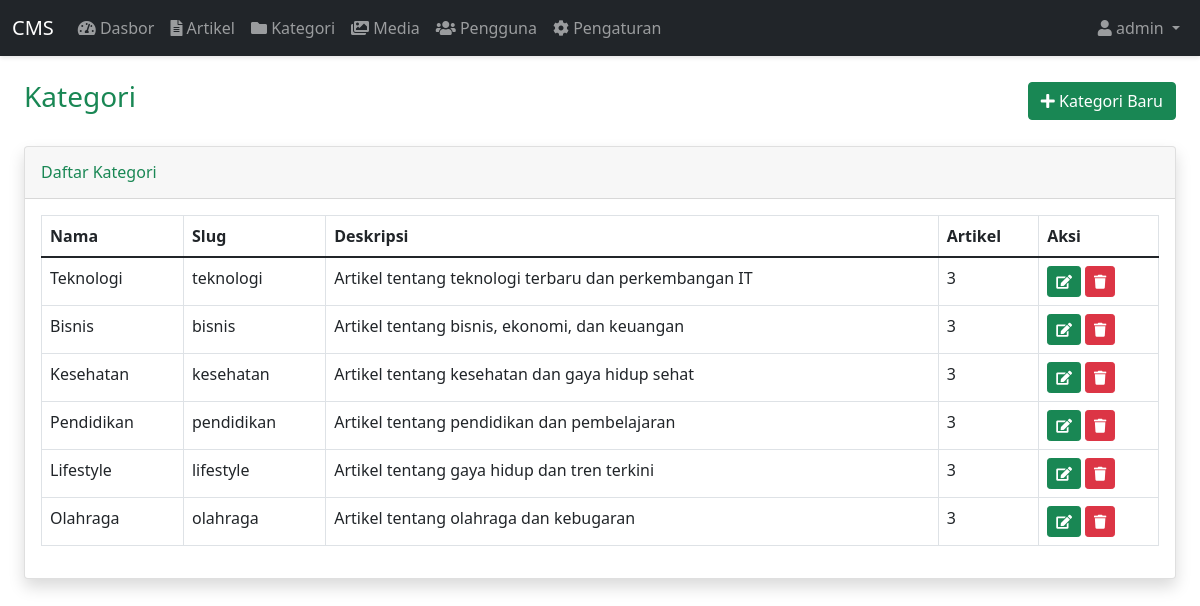
Page /admin/categories (signed in) on the committed database.
### app.py (models this page shows, shortened)
class User(UserMixin, db.Model):
    id = db.Column(db.Integer, primary_key=True)
    username = db.Column(db.String(80), unique=True, nullable=False)
    email = db.Column(db.String(120), unique=True, nullable=False)
    password_hash = db.Column(db.String(128))
    full_name = db.Column(db.String(100))
    role = db.Column(db.String(20), default='author')
    created_at = db.Column(db.DateTime, default=datetime.utcnow)
    posts = db.relationship('Post', backref='author', lazy=True)
    reset_token = db.Column(db.String(128))

class Category(db.Model):
    id = db.Column(db.Integer, primary_key=True)
    name = db.Column(db.String(100), nullable=False)
    slug = db.Column(db.String(100), unique=True, nullable=False)
    description = db.Column(db.Text)
    parent_id = db.Column(db.Integer, db.ForeignKey('category.id'))
    created_at = db.Column(db.DateTime, default=datetime.utcnow)
    posts = db.relationship('Post', secondary='post_categories')

### app.py (the view)
@app.route('/admin/categories')
@login_required
def admin_categories():
    categories = Category.query.all()
    return render_template('admin/categories.html', categories=categories)

### app.py (called while the page is built)
@app.context_processor
def inject_now():
    return {'now': datetime.now()}

@login_manager.user_loader
def load_user(user_id):
    return User.query.get(int(user_id))

### templates/admin/categories.html (shortened to what this page needs)
{% extends "base.html" %}
{% block content %}
<div class="container-fluid">
    <div class="d-flex justify-content-between align-items-center mb-4">
        <h1 class="h3 text-success">Kategori</h1>
        <a href="{{ url_for('admin_create_category') }}" class="btn btn-success">
            <i class="fas fa-plus"></i> Kategori Baru
        </a>
    </div>
    <div class="card shadow mb-4">
        <div class="card-header py-3">
            <h6 class="m-0 font-weight-bold text-success">Daftar Kategori</h6>
        </div>
        <div class="card-body">
            <div class="table-responsive">
                <table class="table table-bordered" width="100%" cellspacing="0">
                    <thead>
                        <tr>
                            <th>Nama</th>
                            <th>Slug</th>
                            <th>Deskripsi</th>
                            <th>Artikel</th>
                            <th>Aksi</th>
                        </tr>
                    </thead>
                    <tbody>
                        {% for category in categories %}
                        <tr>
                            <td>{{ category.name }}</td>
                            <td>{{ category.slug }}</td>
                            <td>{{ category.description or '-' }}</td>
                            <td>{{ category.posts|length }}</td>
                            <td>
                                <a href="{{ url_for('admin_edit_category', category_id=category.id) }}" class="btn btn-sm btn-success">
                                    <i class="fas fa-edit"></i>
                                </a>
                                <button class="btn btn-sm btn-danger" onclick="deleteCategory({{ category.id }})">
                                    <i class="fas fa-trash"></i>
                                </button>
                            </td>
                        </tr>
                        {% endfor %}
                    </tbody>
                </table>
            </div>
        </div>
    </div>
</div>
{% endblock %}

### templates/base.html (shortened to what this page needs)
<!DOCTYPE html>
<html lang="id">
<head>
    <link href="https://cdn.jsdelivr.net/npm/bootstrap@5.1.3/dist/css/bootstrap.min.css" rel="stylesheet">
    <link href="https://cdnjs.cloudflare.com/ajax/libs/font-awesome/5.15.4/css/all.min.css" rel="stylesheet">
    <link href="{{ url_for('static', filename='css/admin.css') }}" rel="stylesheet">
</head>
<body>
    {% if request.endpoint != 'login' %}
    <nav class="navbar navbar-expand-lg navbar-dark bg-dark fixed-top">
        <div class="container-fluid">
            <a class="navbar-brand" href="{{ url_for('admin_dashboard') }}">CMS</a>
            <div class="collapse navbar-collapse" id="navbarNav">
                <ul class="navbar-nav">
                    {% if current_user.is_authenticated %}
                    <li class="nav-item">
                        <a class="nav-link" href="{{ url_for('admin_dashboard') }}">
                            <i class="fas fa-tachometer-alt"></i> Dasbor
                        </a>
                    </li>
                    <li class="nav-item">
                        <a class="nav-link" href="{{ url_for('admin_posts') }}">
                            <i class="fas fa-file-alt"></i> Artikel
                        </a>
                    </li>
                    <li class="nav-item">
                        <a class="nav-link" href="{{ url_for('admin_categories') }}">
                            <i class="fas fa-folder"></i> Kategori
                        </a>
                    </li>
                    <li class="nav-item">
                        <a class="nav-link" href="{{ url_for('admin_media') }}">
                            <i class="fas fa-images"></i> Media
                        </a>
                    </li>
                    <li class="nav-item">
                        <a class="nav-link" href="{{ url_for('admin_users') }}">
                            <i class="fas fa-users"></i> Pengguna
                        </a>
                    </li>
                    {% if current_user.role == 'admin' %}
                    <li class="nav-item">
                        <a class="nav-link" href="{{ url_for('admin_settings') }}">
                            <i class="fas fa-cog"></i> Pengaturan
                        </a>
                    </li>
                    {% endif %}
                    {% endif %}
                </ul>
                <ul class="navbar-nav ms-auto">
                    {% if current_user.is_authenticated %}
                    <li class="nav-item dropdown">
                        <a class="nav-link dropdown-toggle" href="#" id="navbarDropdown" role="button" data-bs-toggle="dropdown">
                            <i class="fas fa-user"></i> {{ current_user.username }}
                        </a>
                    </li>
                    {% endif %}
                </ul>
            </div>
        </div>
    </nav>
    {% endif %}
    <div class="container-fluid py-4 fade-in">
        {% block content %}{% endblock %}
    </div>
</body>
</html>

### templates/base.html (style rules this page uses)
body { padding-top: 56px; }
.navbar { box-shadow: 0 2px 4px rgba(0,0,0,.1); }
.fade-in { opacity: 0; animation: fadeIn 0.5s ease-in forwards; }

### rows in the picture
User: username "admin"
Category: name "Teknologi", slug "teknologi", description "Artikel tentang teknologi terbaru dan perkembangan IT", posts|length "3"
Category: name "Bisnis", slug "bisnis", description "Artikel tentang bisnis, ekonomi, dan keuangan", posts|length "3"
Category: name "Kesehatan", slug "kesehatan", description "Artikel tentang kesehatan dan gaya hidup sehat", posts|length "3"
Category: name "Pendidikan", slug "pendidikan", description "Artikel tentang pendidikan dan pembelajaran", posts|length "3"
Category: name "Lifestyle", slug "lifestyle", description "Artikel tentang gaya hidup dan tren terkini", posts|length "3"
Category: name "Olahraga", slug "olahraga", description "Artikel tentang olahraga dan kebugaran", posts|length "3"
